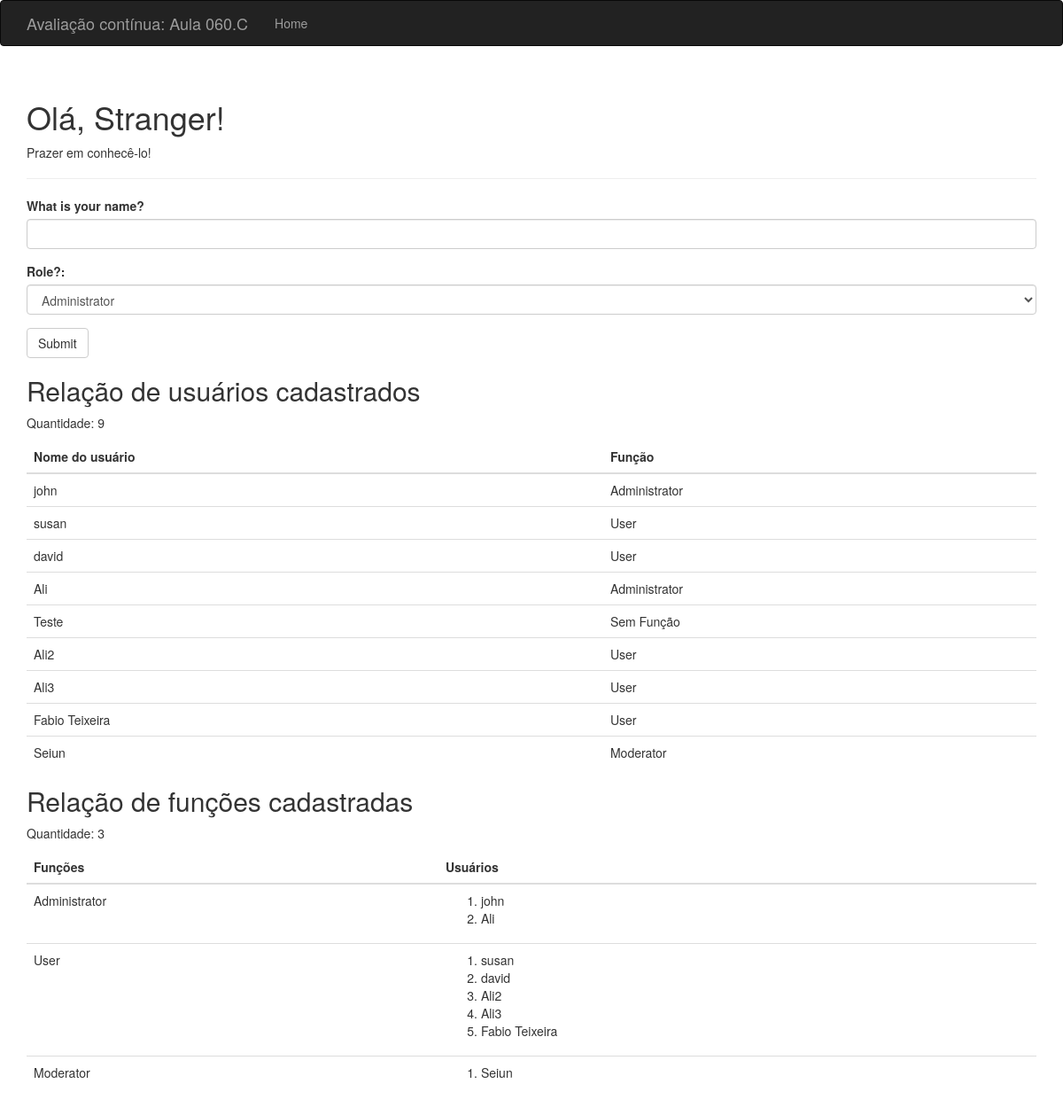
Before: / with the older database file.
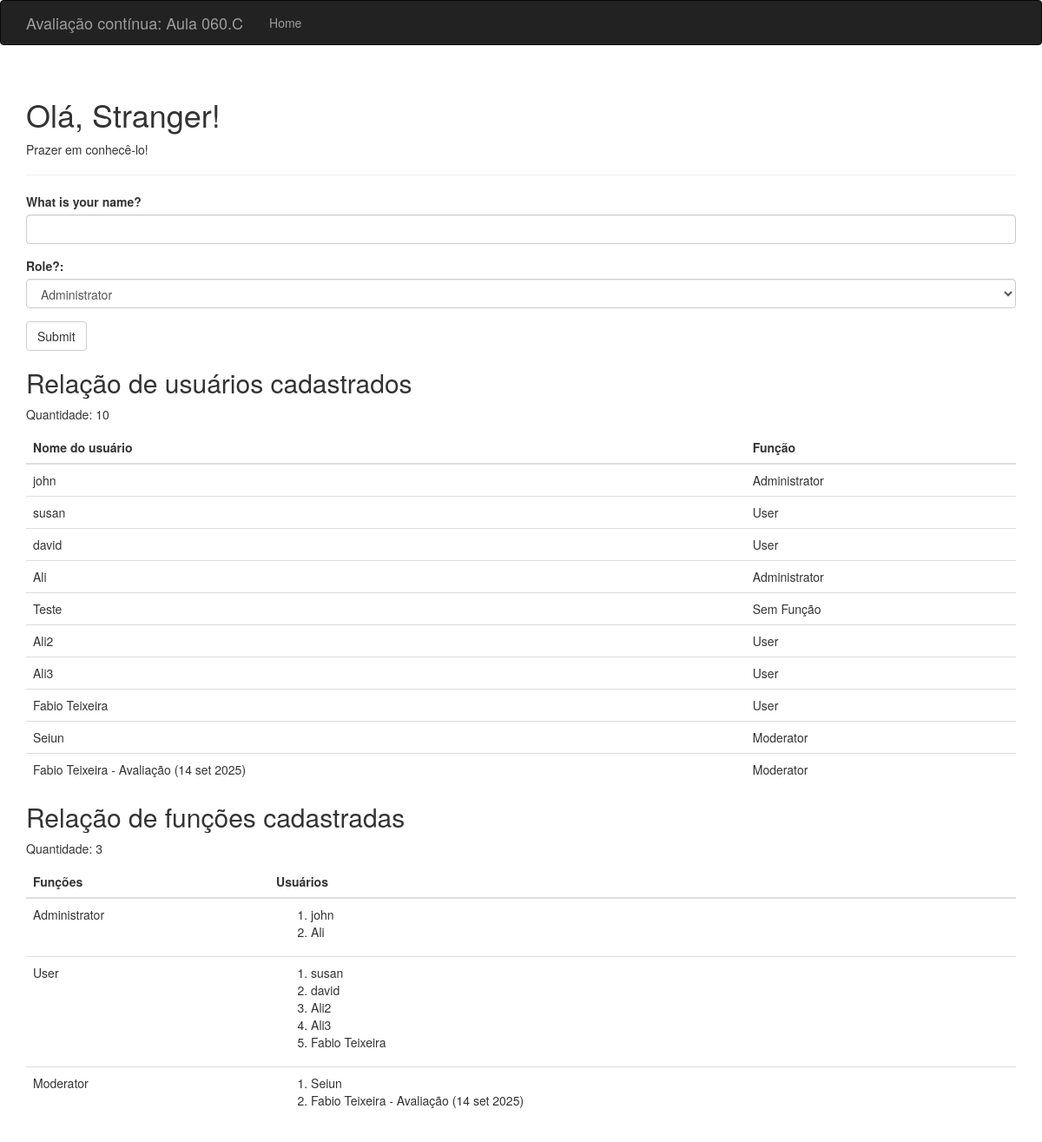
After: the same page with the newer database file.
### hello.py (models this page shows, shortened)
class User(db.Model):
    __tablename__ = 'users'
    id = db.Column(db.Integer, primary_key=True)
    username = db.Column(db.String(64), unique=True, index=True)
    role_id = db.Column(db.Integer, db.ForeignKey('roles.id'))

class Role(db.Model):
    __tablename__ = 'roles'
    id = db.Column(db.Integer, primary_key=True)
    name = db.Column(db.String(64), unique=True)
    users = db.relationship('User', backref='role', lazy='dynamic')

### hello.py (the view, shortened to what this page needs)
@app.route('/', methods=['GET', 'POST'])
def index():
    form = NameForm()
    roles = Role.query.all()
    form.role.choices = [(role.id, role.name) for role in roles]
    users = User.query.all()
    user_count = len(users)
    role_count = len(roles)
    return render_template('index.html',
                           form=form,
                           name=session.get('name'),
                           known=session.get('known', False),
                           users=users,
                           roles=roles,
                           user_count=user_count,
                           role_count=role_count)

### hello.py
class NameForm(FlaskForm):
    name = StringField('What is your name?', validators=[DataRequired()])
    role = SelectField('Role?:', coerce=int)
    submit = SubmitField('Submit')

### templates/index.html (shortened to what this page needs)
{% extends "base.html" %}
{% import "bootstrap/wtf.html" as wtf %}
{% block page_content %}
<div class="page-header">
    <h1>Olá, {% if name %}{{ name }}{% else %}Stranger{% endif %}!</h1>
    {% if not known %}
    <p>Prazer em conhecê-lo!</p>
    {% else %}
    <p>Agradável vê-lo novamente!</p>
    {% endif %}
</div>
{{ wtf.quick_form(form) }}
<h2>Relação de usuários cadastrados</h2>
<p>Quantidade: {{ user_count }}</p>
<table class="table">
    <thead>
        <tr>
            <th>Nome do usuário</th>
            <th>Função</th>
        </tr>
    </thead>
    <tbody>
        {% for user in users %}
        <tr>
            <td>{{ user.username }}</td>
            <td>{{ user.role.name if user.role else 'Sem Função' }}</td>
        </tr>
        {% endfor %}
    </tbody>
</table>
<h2>Relação de funções cadastradas</h2>
<p>Quantidade: {{ role_count }}</p>
<table class="table">
    <thead>
        <tr>
            <th>Funções</th>
            <th>Usuários</th>
        </tr>
    </thead>
    <tbody>
        {% for role in roles %}
        <tr>
            <td>{{ role.name }}</td>
            <td>
                <ol>
                    {% for u in role.users %}
                    <li>{{ u.username }}</li>
                    {% endfor %}
                </ol>
            </td>
        </tr>
        {% endfor %}
    </tbody>
</table>
{% endblock %}

### templates/base.html (shortened to what this page needs)
{% extends "bootstrap/base.html" %}
{% block head %}
{{ super() }}
{% endblock %}
{% block navbar %}
<div class="navbar navbar-inverse" role="navigation">
    <div class="container">
        <div class="navbar-header">
            <a class="navbar-brand" href="/">Avaliação contínua: Aula 060.C</a>
        </div>
        <div class="navbar-collapse collapse">
            <ul class="nav navbar-nav">
                <li><a href="/">Home</a></li>
            </ul>
        </div>
    </div>
</div>
{% endblock %}
{% block content %}
<div class="container">
    {% block page_content %}{% endblock %}
</div>
{% endblock %}

Changed rows visible on the page:
added User: username "Fabio Teixeira - Avaliação (14 set 2025)", role "Moderator"
Other visible differences:
{{ user_count }}: "9" → "10"
